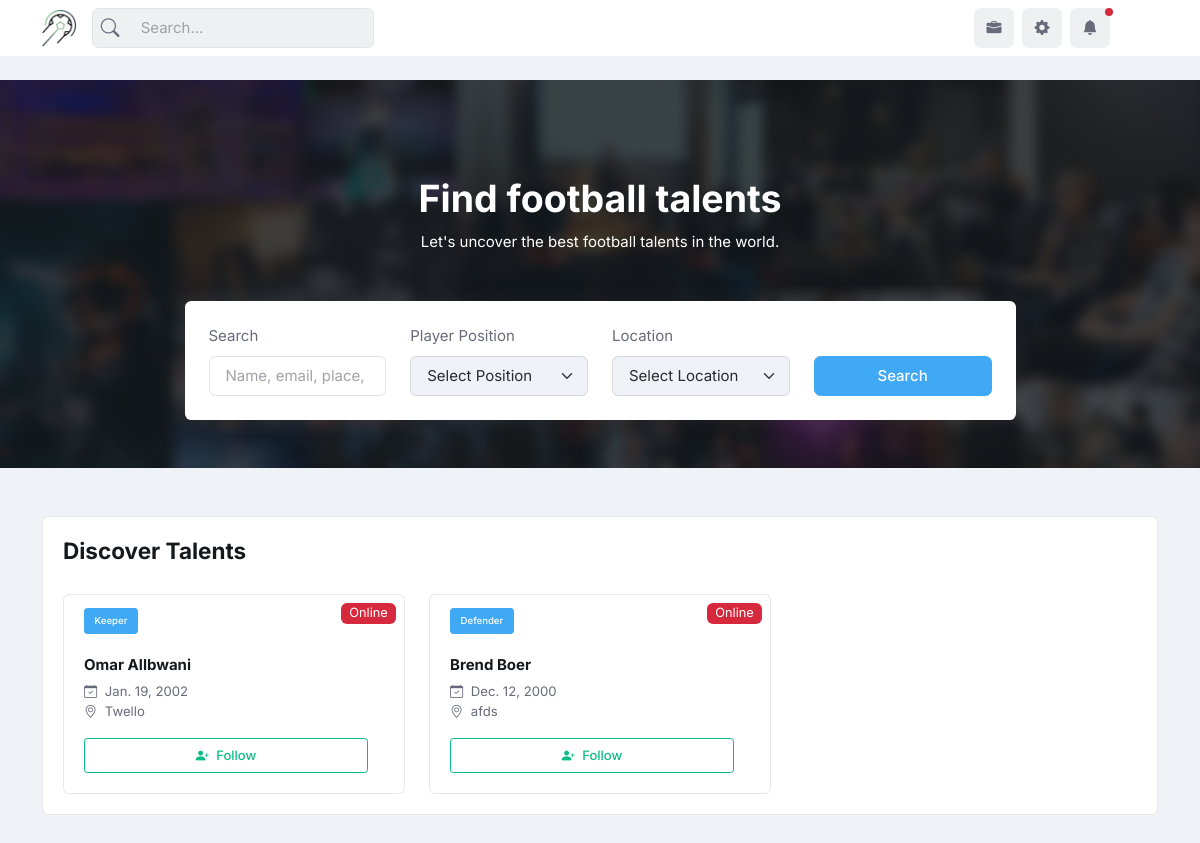
/discover/, run on an earlier commit of the app's database.
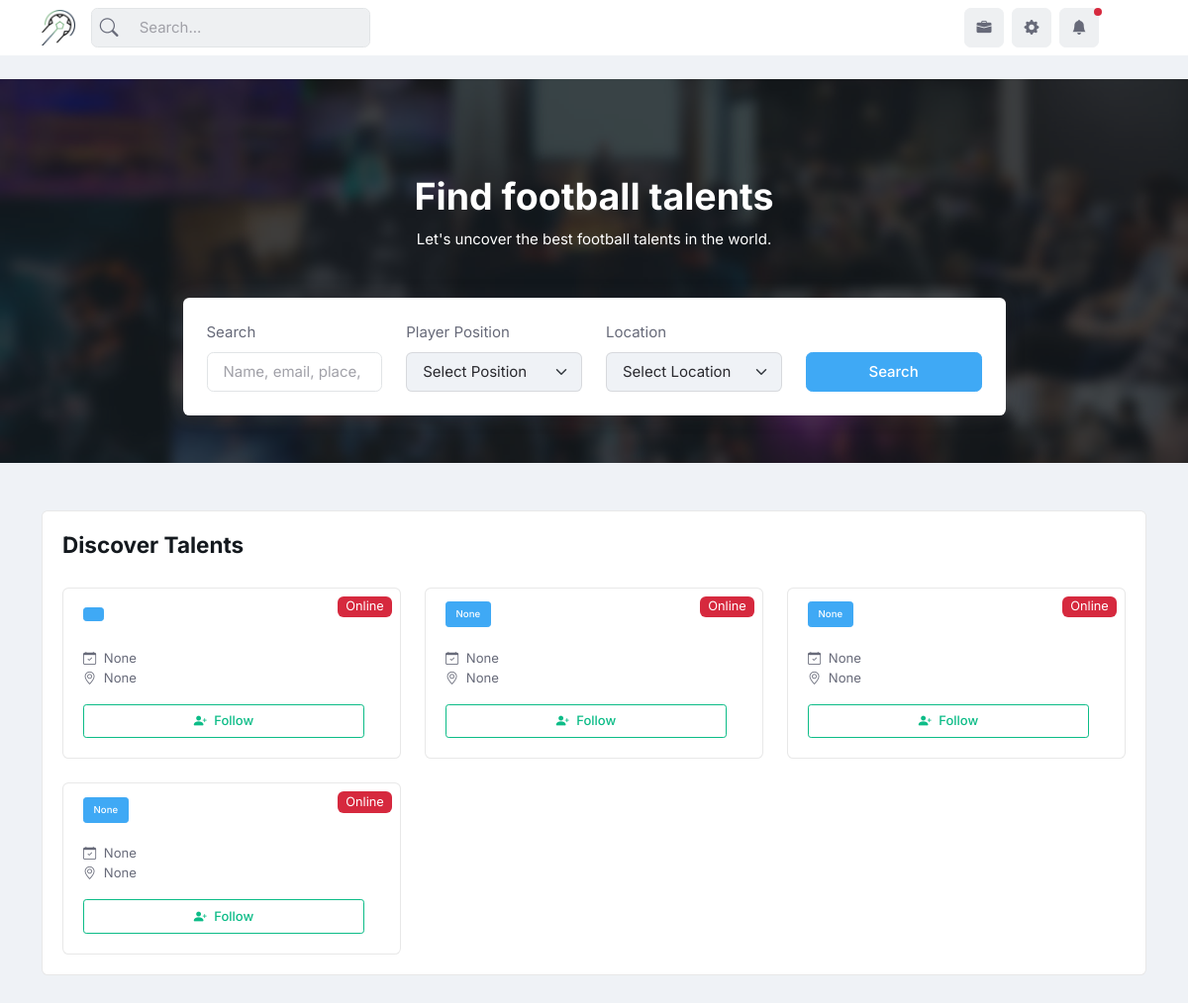
And on a later commit of the database.
### firstapp/models.py (models this page shows, shortened)
class User(AbstractUser):
    is_player = models.BooleanField(default=False)
    is_coach = models.BooleanField(default=False)
    is_scout = models.BooleanField(default=False)
    first_name = models.CharField(max_length=255, null=True)
    last_name = models.CharField(max_length=255, null=True)
    email = models.EmailField(unique=True)
    profile_image = models.ImageField(upload_to='profile_images', blank=True, null=True)
    cover_image = models.ImageField(upload_to='cover_images', blank=True, null=True)
    place = models.CharField(max_length=255, null=True)
    country = models.CharField(max_length=255, null=True, blank=True)
    date_of_birth = models.DateField(null=True)
    phone_number = models.CharField(max_length=20, null=True)
    followed_users = models.ManyToManyField('User', related_name='followed')
    posts = models.ManyToManyField('Post', related_name='player_posts', blank=True)
    about = models.TextField(null=True, blank=True)
    def getFullName(self):
        return self.getFirstName()+" "+self.getLastName()
    def getFirstName(self):
        if self.first_name:
            return self.first_name
        else:
            return ''
    def getLastName(self):
        if self.last_name:
            return self.last_name
        else:
            return ''
    def getProfileimageUrl(self):
        if not self.profile_image:
            return '/static/profile_placeholder.jpg'
        else:
            return self.profile_image.url

class Player(models.Model):
    user = models.OneToOneField(User, on_delete=models.CASCADE, primary_key=True, related_name='player')
    club = models.CharField(max_length=255, null=True, blank=True)
    nft = models.CharField(max_length=255, null=True, blank=True) # national football team
    competition = models.CharField(max_length=255, null=True, blank=True)
    length = models.IntegerField(null=True, blank=True)
    weight = models.IntegerField(null=True)
    preferred_leg = models.CharField(max_length=10, null=True, blank=True)
    position = models.CharField(max_length=255, null=True, blank=True)
    qualities = models.CharField(max_length=255, null=True, blank=True)
    career_statistics = models.CharField(max_length=255, null=True, blank=True)
    ambition = models.TextField(null=True, blank=True)
    goals = models.IntegerField(null=True, blank=True)
    assists = models.IntegerField(null=True, blank=True)
    clean_sheet = models.IntegerField(null=True, blank=True)
    played_matches = models.IntegerField(null=True, blank=True)

### firstapp/views.py (the view)
# urls.py: path('discover/', views.discover, name="discover"),
def discover(request):
    distinct_positions = Player.objects.order_by('position').values_list('position', flat=True).distinct()
    distinct_locations = User.objects.order_by('place').values_list('place', flat=True).distinct()
    distinct_positions = [pos for pos in distinct_positions if pos is not None]
    distinct_locations = [loc for loc in distinct_locations if loc is not None]
    if request.method == 'POST':
        searched = request.POST.get('searched')
        position = request.POST.get('position')
        age = request.POST.get('age')
        location = request.POST.get('location')
        print(searched)
        print(position)
        print(age)
        print(location)
        users = User.objects.filter(
            Q(first_name__icontains=searched) |
            Q(last_name__icontains=searched) |
            Q(email__icontains=searched) |
            Q(place__icontains=searched) |
            Q(country__icontains=searched)
        )
        if position is not None:
            users = users.filter(player__position__icontains=position)
        if age is not None:
            today = date.today()
            birth_year = today.year - int(age)
            users = users.filter(date_of_birth__year=birth_year)
        if location is not None:
            users = users.filter(place__icontains=location)
        return render(request, 'theme/discover.html', {'users': users, 'searched': searched, 'position': position, 'age': age, 'location': location, 'distinct_positions': distinct_positions, 'distinct_locations': distinct_locations})
    else:
        users = User.objects.all()
        return render(request, 'theme/discover.html', {'users': users, 'distinct_positions': distinct_positions, 'distinct_locations': distinct_locations})

### playerpro/templates/theme/discover.html (shortened to what this page needs)
{% extends 'theme/base.html' %}
{% load static %}
{% block content %}
<main>
   <section class="pt-5 pb-0 position-relative" style="background-image: url({% static 'assets/images/bg/07.jpg' %}); background-repeat: no-repeat; background-size: cover; background-position: top center;">
    <div class="bg-overlay bg-dark opacity-8"></div>
      <div class="container">
        <div class="py-5">
          <div class="row position-relative">
            <div class="col-lg-9 mx-auto">
              <div class="text-center">
                <h1 class="text-white">Find football talents</h1>
                <p class="text-white">Let's uncover the best football talents in the world.</p>
              </div>
              <div class="mx-auto bg-mode shadow rounded p-4 mt-5">
<form method="POST" action="{% url 'discover' %}" class="row align-items-end g-4">
  <div class="col-sm-6 col-lg-3">
      <label class="form-label">Search</label>
      <input type="text" class="form-control" name="searched" value="{{ searched }}" placeholder="Name, email, place, or country">
  </div>
<div class="col-sm-6 col-lg-3">
  <label class="form-label">Player Position</label>
  <select class="form-select" name="position">
      <option value="">Select Position</option>
  </select>
</div>
<div class="col-sm-6 col-lg-3">
  <label class="form-label">Location</label>
  <select class="form-select" name="location">
      <option value="">Select Location</option>
  </select>
</div>
  <div class="col-sm-6 col-lg-3">
      <button type="submit" class="btn btn-primary w-100">Search</button>
  </div>
</form>
              </div>
            </div>
          </div>
        </div>
      </div>
    </section>
  <section class="pt-5">
    <div class="container">
      <div class="row g-4">
        <div class="col-12 vstack gap-4">
            <div class="card">
              <div class="card-header d-sm-flex align-items-center text-center justify-content-sm-between border-0 pb-0">
                <h2 class="h4 card-title">Discover Talents</h2>
              </div>
              <div class="card-body">
                <div class="row g-4">
                  {% for user in users %}
                  <div class="col-sm-6 col-xl-4">
                    <div class="card h-100">
                      <div class="position-relative">
                        <div class="badge bg-danger text-white mt-2 me-2 position-absolute top-0 end-0">
                          Online
                        </div>
                      </div>
                      <div class="card-body position-relative pt-0">
                        <a class="btn btn-xs btn-primary mt-n3" href="{% url 'profile' username=user.username %}">{{user.player.position}} </a>
                        <h6 class="mt-3"> <a href="{% url 'profile' username=user.username %}"> {{user.getFullName}} </a> </h6>
                        <p class="mb-0 small"> <i class="bi bi-calendar-check pe-1"></i> {{user.date_of_birth}} </p>
                        <p class="small"> <i class="bi bi-geo-alt pe-1"></i> {{user.place}} </p>
                        <div class="d-flex mt-3 justify-content-between">
                          <div class="w-100">
                            <label class="btn btn-sm btn-outline-success d-block" for="Interested1"><i class="bi bi-person-plus-fill me-1"></i> Follow</label>
                          </div>
                        </div>
                      </div>
                    </div>
                  </div>
                  {%  endfor %}
                </div>
            </div>
          </div>
        </div>
      </div>
    </div>
</section>
</main>
{% endblock content %}

What changed in the data, as far as the page shows it:
removed User: player.position "Keeper", getFullName "Omar Allbwani", date_of_birth "Jan. 19, 2002", place "Twello"
removed User: player.position "Defender", getFullName "Brend Boer", date_of_birth "Dec. 12, 2000", place "afds"
added User: date_of_birth "None", place "None"
added User: player.position "None", date_of_birth "None", place "None"
added User: player.position "None", date_of_birth "None", place "None"
added User: player.position "None", date_of_birth "None", place "None"
